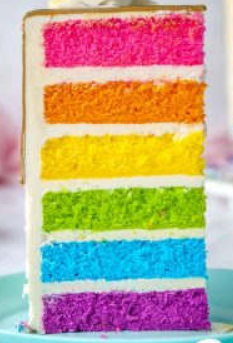
#> input picture cake.png, 233 x 343 px
$ jupyter execute --allow-errors '시각화-학습.ipynb'   (shell and % lines are left out)
#> lines starting #> are read from the running program, lines starting #| are printed output that depends on the picture
# Matplotlib을 이용한 시각화
- https://matplotlib.org/3.1.1/gallery/index.html
- https://matplotlib.org/3.5.3/api/_as_gen/matplotlib.pyplot.html

## figure

- Matplotlib에서 그래프(Axes, plot)는 Figure 객체내에 존재함
- 그래프를 위한 새로운 Figure는 plt.figure() 함수를 통해 생성
- plt.figure(번호, figsize=크기, dpi=1인치당 픽셀)
    + Create a new figure, or activate an existing figure.
    + cell에는 기본 figure가 설정되어 있음 : 0번
    + 번호를 지정하면 지정한 번호의 figure에 그려짐, 입력된 번호의 figure가 없거나, 생략되면 새로운 figure 생성
    + figsize=(가로크기, 세로크기)로 figure 크기 조절
    + 크기 단위 : 인치, 기본 1인치 = 72 픽셀 (dpi를 사용해 조절 가능)
- Cell : 텍스트를 포함한 사각형 (Cell은 여러 개의 Figure를 포함할 수 있음)
- Figure : 전체 캔버스  (Figure는 여러 개의 Axes를 포함할 수 있음)
- Axes : 1개 그래프 (Axes는 여러 개의 Plot을 포함할 수 있음)
- Plot : 1개 선

[cell 1]
import matplotlib.pyplot as plt
import numpy as np

[cell 2]
fig0 = plt.figure(0, figsize=(1,2), dpi=100)
fig1 = plt.figure(1, figsize=(2,4))
figX = plt.figure(figsize=(5,1))

print(id(fig0), id(fig1), id(figX))

plt.figure(0)
plt.plot(np.arange(1,10,2))
plt.show()
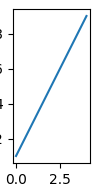
#> figure drawn by matplotlib, 1 panel

## 선 그래프 (Line Plot)

- `plt.plot()` 함수 사용
- `plt.plot([x], y, [fmt], [data])` 함수를 사용하여 x, y 축을 갖는 그래프 생성
    - x, y : array-like or scalar
    - fmt : str, optional, A format string, e.g. 'ro--' for red circles with dashed line
    - 'ro--' : fmtcolor='red', marker='o', linestyle='dashed'
    - data : indexable object, optional, DataFrame 같은 객체를 주면, x, y를 column 이름으로 줄 수 있음
- plot 설명에서 색, marker 등에 대한 정보 확인
- https://matplotlib.org/2.0.2/examples/color/named_colors.html
- https://matplotlib.org/api/_as_gen/matplotlib.pyplot.plot.html

### 하나의 선 그리기

- `plt.plot(y)` : x 는 [0,1,2,...] 자동 완성
- `plt.plot(x, y)` : x,y 둘 다 지정, 갯수가 동일해야 함
- `plt.plot(x, y, fmt)` : 선의 스타일 지정

[cell 3]
import numpy as np
import pandas as pd
import matplotlib.pyplot as plt

[cell 4]
score = pd.Series([1340, 1500, 2400, 3500, 4500, 5000, 5500, 4900, 4200, 3000, 2000, 1500],
                  index= ['Jan','Feb','Mar','Apr','May','Jun','Jul','Aug','Sep','Oct','Nov','Dec'])

[cell 5]
plt.plot(score.values)
plt.show()
#> figure, not shown here; curve peaks at x = 6, y = 5500

[cell 6]
plt.plot(score.index, score.values)
plt.show()

[cell 7]
# plt.plot(score.index, score.values, 'rs--')
plt.plot(score.index, score.values, color='green', marker='s', markersize=9, linestyle='dashed')
plt.show()

### 여러 선 그리기

- 하나의 plot 함수에 여러 선 정보 입력 : `plt.plot(x, y, fmt, x2, y2, fmt2, ...)`
- `plt.plot(x, y, fmt)` 여러 번 사용
    + `plt.plot(X1, y1, fmt1)`
    + `plt.plot(x2, y2, fmt2)`

[cell 8]
x = np.arange(1, 11)
y1 = x ** 2
y2 = x ** 3
y3 = x * 4

plt.plot(x, y1, 'ro--', x, y2, 'gs--', x, y3, 'b^--')

plt.show()
#> figure, not shown here; curve peaks at x = 10, y = 100; curve peaks at x = 10, y = 1000; curve peaks at x = 10, y = 40

[cell 9]
x = np.arange(1, 11)
y1 = x ** 2
y2 = x ** 3
y3 = x * 4

plt.plot(x, y1, 'ro--')
plt.plot(x, y2, 'gs--')
plt.plot(x, y3, 'b^--')

plt.show()

### x, y 축 레이블 표시

- `plt.xlabel(str, fontsize)` : x 축에 대한 레이블 표시
- `plt.ylabel(str, fontsize)` : y 축에 대한 레이블 표시
- `plt.title(str, fontsize)` : plot에 대한 제목

[cell 10]
score = pd.Series([1340, 1500, 2400, 3500, 4500, 5000, 5500, 4900, 4200, 3000, 2000, 1500],
                  index= ['Jan','Feb','Mar','Apr','May','Jun','Jul','Aug','Sep','Oct','Nov','Dec'])

plt.figure(figsize=(7,5))
plt.plot(score, 'b--')
plt.title('Monthly Sales Volume', fontdict={'fontsize': 15})
plt.xlabel('Month')
plt.ylabel('Sales Volume')
plt.show()

### x, y 측 특정 영역만 표시

- Limitation : 전체 데이터 중에 특정 영역만 표시
- x, y 별도 설정
    + `plt.xlim(min, max)`
    + `plt.ylim(min, max)`
- x, y 한번에 설정
    + `plt.axis([xmin, xmax, ymin, ymax])`

[cell 11]
score = pd.Series([1340, 1500, 2400, 3500, 4500, 5000, 5500, 4900, 4200, 3000, 2000, 1500],
                  index= ['Jan','Feb','Mar','Apr','May','Jun','Jul','Aug','Sep','Oct','Nov','Dec'])

plt.plot(score, 'b--')
plt.xlim('May', 'Sep')
plt.ylim(3000, 6000)
plt.show()

[cell 12]
score = pd.Series([1340, 1500, 2400, 3500, 4500, 5000, 5500, 4900, 4200, 3000, 2000, 1500],
                  index= ['Jan','Feb','Mar','Apr','May','Jun','Jul','Aug','Sep','Oct','Nov','Dec'])

plt.plot(score, 'b--')
plt.axis(['May', 'Sep', 3000, 6000])
plt.show()

### 범례 표시

- Legend(범례) 설정을 위해 그래프에 Label 이 있어야 함
- 방법 1
    + `plt.plot(x, y, style, label='text')`
    + `plt.legend(loc='text')`
- 방법 2
    + plt.plot 에 Label 생략
    + `plt.legend(labels=[label1, label2, ...], loc='text')`
- loc : {upper left, upper center, upper right, center left, center, center right, lower left, lower center, lower right, best, right}

[cell 13]
x = np.arange(1, 11)
y1 = x ** 2
y2 = x ** 3
y3 = x * 4

plt.plot(x, y1, 'ro--', label='red')
plt.plot(x, y2, 'gs--', label='green')
plt.plot(x, y3, 'b^--', label='blue')
plt.legend(loc='best')

plt.show()
#> figure, not shown here; curve peaks at x = 10, y = 100; curve peaks at x = 10, y = 1000; curve peaks at x = 10, y = 40

[cell 14]
x = np.arange(1, 11)
y1 = x ** 2
y2 = x ** 3
y3 = x * 4

plt.plot(x, y1, 'ro--', x, y2, 'gs--', x, y3, 'b^--')
plt.legend(labels=['red', 'green', 'blue'], loc='upper center')

plt.show()
#> figure, not shown here; curve peaks at x = 10, y = 100; curve peaks at x = 10, y = 1000; curve peaks at x = 10, y = 40

### 눈금선 표시

- `plt.grid()` : 눈금선 표시 (True 사용 가능)
- `plt.grid(False)` : 눈금선 표시 안 함
- `plt.grid(which='both', axis='both', color='gray', dashes=(3,3))`
    + 종류 지정: which={'major', 'minor', 'both'}
    + 축 지정 : axis={'both', 'x', 'y'}
    + 점선 모양 지정 : dashes=(5,2,1,2) describes a sequence of 5 point and 1 point dashes separated by 2 point space
    + 투명도 지정 : alpha=0~1
    + linestyle, linewidth : 눈금선 모양과 두께지정 ('-','--','-.',':' 등)
- https://matplotlib.org/stable/api/_as_gen/matplotlib.pyplot.grid.html

[cell 15]
x = np.arange(1, 11)
y1 = x ** 2
y2 = x ** 3
y3 = x * 4

plt.plot(x, y1, 'ro--', x, y2, 'gs--', x, y3, 'b^--')
plt.legend(labels=['red', 'green', 'blue'], loc='best')

# plt.grid(True)
# plt.grid(which='both', axis='y', color='gray', alpha=0.5, dashes=(5,2,1,2))
plt.grid(which='both', axis='y', color='red', alpha=0.5, linewidth=1, linestyle=':')

plt.show()
#> figure, not shown here; curve peaks at x = 10, y = 100; curve peaks at x = 10, y = 1000; curve peaks at x = 10, y = 40

### 눈금 간격 (Tick) 설정

- Ticks : 그래프의 축에 간격을 구분하기 위해 표시하는 눈금
- 방법 1: `ax = plt.axes()` 를 통해 axes 객체를 받아 작업
    + `Axes.set_xticks(self, ticks, *, minor=False)`
    + `Axes.set_yticks(self, ticks, *, minor=False)`
    + 주 눈금 (Major Tick) 설정
        - `ax.set_xticks(array-like)`
        - `ax.set_yticks(array-link)`
    + 보조 눈금 (Minor Tick) 설정
        - `ax.set_xticks(array-like, minor=True)`
        - `ax.set_yticks(array-link, minor=True)`
- 방법 2 : plt.xticks 및 plt.yticks 사용
    + `plt.xticks(ticks=None, labels=None, **kwargs)`, `plt.yticks(ticks=None, labels=None, **kwargs)`
        - ticks : array-like, optional
        - lables : array-like, optional
        - kwargs : Text Property
    + xticks: https://matplotlib.org/stable/api/_as_gen/matplotlib.pyplot.xticks.html
    + kwargs : https://matplotlib.org/stable/api/text_api.html#module-matplotlib.text
    + `plt.tick_params()` : 눈금의 스타일 지정
    + https://matplotlib.org/3.1.1/api/_as_gen/matplotlib.pyplot.tick_params.html

[cell 16]
ax = plt.axes()

[cell 17]
import matplotlib.ticker as ticker

x = np.arange(1, 11)
y1 = x ** 2
y2 = x ** 3

ax = plt.axes()
ax.set_xticks(np.arange(1, 11, 2))
ax.set_yticks(np.arange(0, 1001, 200))
ax.set_xticks(np.arange(1, 11), minor=True)
ax.set_yticks(np.arange(0, 1001, 100), minor=True)

plt.plot(x, y1, 'ro--', x, y2, 'gs--')
plt.grid(which='major', axis='both', color='blue', dashes=(3,3))
plt.grid(which='minor', axis='both', color='gray', dashes=(3,3))

plt.show()
#> figure, not shown here; curve peaks at x = 10, y = 100; curve peaks at x = 10, y = 1000

[cell 18]
x = np.arange(1, 11)
y1 = x ** 2
y2 = x ** 3
y3 = x * 4

plt.plot(x, y1, 'ro--', x, y2, 'gs--', x, y3, 'b^--')
plt.legend(labels=['red','green','blue'], loc='best')

plt.xticks(ticks=np.arange(1,11,2), labels=['Jan', 'Mar', 'May', 'Jul', 'Sep'], rotation=0)
plt.yticks(ticks=np.arange(1,1100,150), labels=[f'{x}GB' for x in np.arange(0,1100,150)])

plt.grid()
plt.show()
#> figure, not shown here; curve peaks at x = 10, y = 100; curve peaks at x = 10, y = 1000; curve peaks at x = 10, y = 40

### 설명 화살표, 글 표시

- `plt.annotate(text, xy, xytext, arrowprops)` -> <b>매우 다양한 형식이 있음!</b>
    + text : 표시할 문구
    + xy : 화살표를 표시할 좌표
    + xytext : 문구를 표시할 좌표
    + arrowprops : 화살표 속성
- annotations: https://matplotlib.org/stable/tutorials/text/annotations.html#annotations
- `plt.text(x, y, text)`
    + x, y : 문구 표시할 위치 좌표
    + text : 표시할 문구

[cell 19]
x = np.arange(1, 11)
y1 = 3 * x ** 2
y2 = 2 * x ** 3

plt.plot(x, y1, 'ro--', x, y2, 'gs--')
# here = 8, 1080 (arrow 위치), 7, 1350 (text 위치)
# 3x^2 = 8.5, 100
# 2x^3 = 8.5, 1100

plt.annotate('here', (8, 1080), (7, 1350), arrowprops={'color': 'blue'})
plt.text(8.5, 100, '$y=3x^2$')
plt.text(8.5, 1100, '$y=2x^3$')

plt.grid()
plt.show()
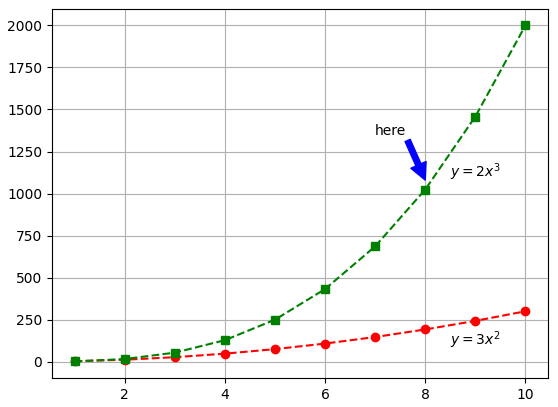
#> figure drawn by matplotlib, 1 panel; curve peaks at x = 10, y = 300; curve peaks at x = 10, y = 2000

## Subplot

- 여러 plot 을 나누어 표시
- `plt.subplot(row, col, idx)`
    + row, col : shape (행, 열)
    + idx : 일련번호, 1 부터 시작
- `figure, axes = plt.subplots(row, col, **kwargs)`
    + row, col : shape (행, 열)
    + sharex = True : x축을 공유한다는 의미
    + sharey = True : y축을 공유한다는 의미
    + constrained_layout = True : subplot 간 간격 확보 - 제목 달 떄
- figure : 1개의 캔버스
- axes : 캔버스 위에 그려지는 1개이 그래프
- https://matplotlib.org/stable/api/_as_gen/matplotlib.pyplot.subplot.html
- https://matplotlib.org/stable/api/_as_gen/matplotlib.pyplot.subplots.html

[cell 20]
name = ["Kim", "Yoon", "Choi", "Park"]
month = ["March", "April", "May", "June"]
data = {'name'    : month,
        'english' : [80, 90, 100, 95],
        'chinese' : [100, 80, 70, 85],
        'korean'  : [95, 100, 80, 60],
        'math'    : [90, 70, 60, 100]}
df = pd.DataFrame(data)
df

[cell 21]
plt.subplot(2,2,1) # plt.subplot(221)
plt.plot('name', 'english', 'ro--', data=df)
plt.ylim(60, 100)
plt.grid()

plt.subplot(2,2,2) # plt.subplot(222)
plt.plot('name', 'chinese', 'gs--', data=df)
plt.ylim(60, 100)
plt.grid()

plt.subplot(2,2,3) # plt.subplot(223)
plt.plot('name', 'korean', 'b^--', data=df)
plt.ylim(60, 100)
# plt.grid()

plt.subplot(2,2,4) # plt.subplot(224)
plt.plot('name', 'math', 'm--', data=df)
plt.ylim(60, 100)
plt.grid()

plt.show()

[cell 22]
x = 'name'
y = ['english','chinese','korean','math']
fmt = ['ro--','gs--','b^--','m--']
r, c = 2, 2

for number, idx in enumerate(range(r * c), start=221):
    plt.subplot(number)
    plt.plot(x, y[idx], fmt[idx], data=df)
    plt.ylim(60, 100)
    plt.grid(axis='y')

plt.show()

[cell 23]
names = ['group_a','group_b','group_c']
values = [10, 50, 100]
graphs = [plt.bar, plt.scatter, plt.plot]

plt.figure(0, figsize=(10,3), facecolor='#ACFF44')

for location, idx in enumerate(range(3), start=131):
    plt.subplot(location)
    graphs[idx](names, values)

plt.suptitle('Categorical Plotting')
plt.show()

[cell 24]
name = ["Kim", "Yoon", "Choi", "Park"]
month = ["March", "April", "May", "June"]
data = {'name'    : month,
        'english' : [80, 90, 100, 95],
        'chinese' : [100, 80, 70, 85],
        'korean'  : [95, 100, 80, 60],
        'math'    : [90, 70, 60, 100]}
df = pd.DataFrame(data)
df

[cell 25]
x = 'name'
y = ['english','chinese','korean','math']
fmt = ['ro--','gs--','b^--','m--']
r, c = 2, 2

fig, axes = plt.subplots(r, c, sharex=True, sharey=True)

for axflat, cy, style in zip(axes.flat, y, fmt):  #for axflat, cy, style in zip(axes.flat, y[:r*c], fmt[:r*c]):
    axflat.plot(x, cy, style, data=df)
    # 축 (axis) ticks 지정, ticks 를 없앨 때 [] 사용
    axflat.set(xticks=[0,1,2,3], yticks=range(60,101,5))
    # axflat.axis('off') # axis 를 표시하지 않음
    axflat.axis(['March', 'June', 60, 100])
    axflat.grid()

plt.show()

## Scatter Plot

- 산점도, 산포도, 분산형 차트
- 두 데이터간의 관계를 보기 위해 사용함
- `plt.scatter(x, y, s, c, alpha)`
    + s : scale
    + c : color
    + alpha : 투명도 (0 ~ 1)
- https://matplotlib.org/stable/api/_as_gen/matplotlib.pyplot.scatter.html#matplotlib-pyplot-scatter
- line style 참조 : https://matplotlib.org/stable/gallery/lines_bars_and_markers/linestyles.html#linestyles

[cell 26]
np.random.seed(100)

x = np.arange(50)
y = x + np.random.rand(50) * 10
size = np.random.randint(10, 100, 50)
color = np.random.randint(200, 203, 50)

plt.scatter(x, y, s=size, c=color, alpha=0.7)

plt.show()
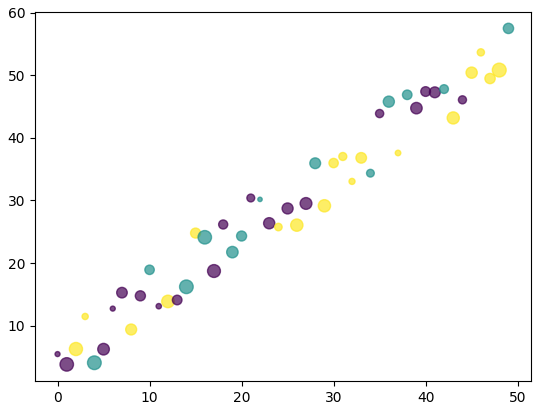
#> figure drawn by matplotlib, 1 panel

[cell 27]
np.random.seed(100)

x = np.arange(50)
y = x + np.random.rand(50) * 10
size = np.random.randint(10, 100, 50)
color = np.random.randint(200, 203, 50)

ax = plt.axes()
ax.set_xticks(np.arange(0, 51, 10))
ax.set_yticks(np.arange(-10, 71, 10))
ax.set_xticks(np.arange(0, 51, 5), minor=True)
ax.set_yticks(np.arange(-10, 71, 5), minor=True)

plt.grid(which='both', color='gray', dashes=(3,3))

plt.scatter(x, y, s=size, c=color, alpha=0.7)

plt.show()
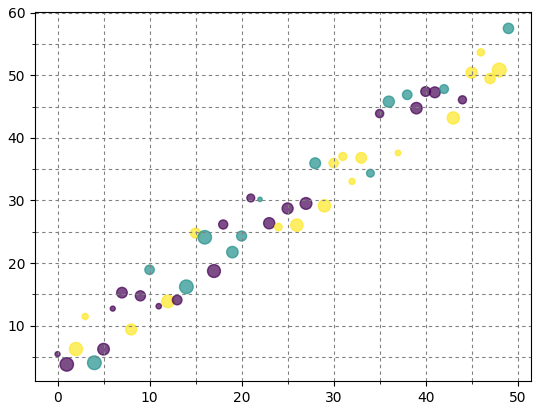
#> figure drawn by matplotlib, 1 panel

## Bar Graph

- `plt.bar(x, y)` : 수직바
- `plt.barh(x, y)` : 수평바
- https://matplotlib.org/stable/api/_as_gen/matplotlib.pyplot.bar.html#matplotlib-pyplot-bar
- https://matplotlib.org/3.1.1/api/_as_gen/matplotlib.pyplot.barh.html

[cell 28]
names = ['A', 'B', 'C']
values = [50, 30, 100]

plt.subplot(121)
plt.bar(names, height=values)

plt.subplot(122)
plt.barh(names, width=values)

plt.show()
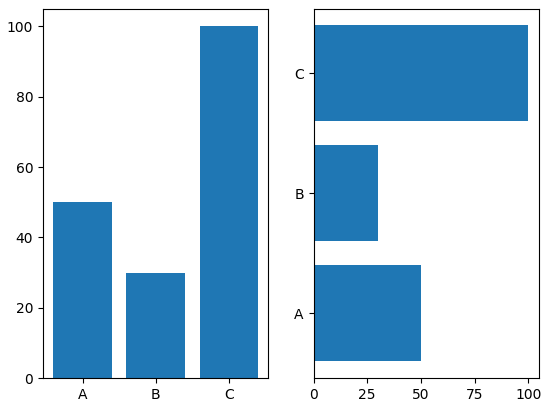
#> figure drawn by matplotlib, 2 panels; panel 1: tallest bar 100 high, from x = 1.6 to 2.4

[cell 29]
# 여러 개의 bar 넣는 방법
np.random.seed(0)

data = np.random.randint(20, 70, (3,4))
x = np.arange(4)

for i, c in zip(range(len(data)), list('rgb')):
    plt.bar(x + i*0.25, data[i], color=c, width=0.25)

plt.legend(labels=['English','Chinese','Japanese'], loc='best')
plt.xticks(ticks=x+0.25, labels=['2017','2018','2019','2020'])
plt.yticks(ticks=np.arange(0, 80, 10))
plt.grid(axis='y')

plt.show()
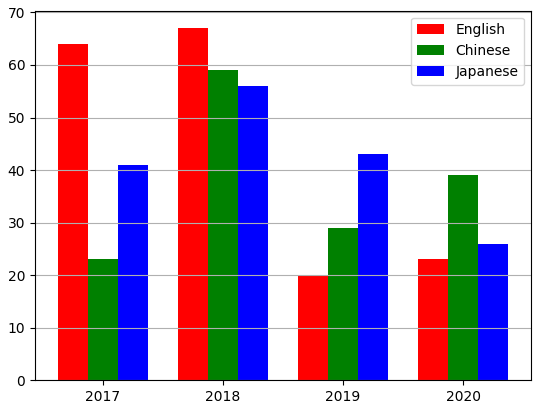
#> figure drawn by matplotlib, 1 panel; tallest bar 67 high, from x = 0.875 to 1.12; tallest bar 59 high, from x = 1.12 to 1.38; tallest bar 56 high, from x = 1.38 to 1.62

## 히스토그램 (Histogram)

- 변수가 하나인 단변수 데이터의 빈도수를 그래프로 표현 (일변량 그래프)
- 히스토그램을 그리기 위한 hist 명령은 bins 인수로 데이터를 집계할 구간 정보를 받음
- 데이터 집계 결과를 반환
- `n, bins, patches = plt.hist(x, bins, range)`
    + x : 데이터
    + bins : 계급 (x축의 값)
    + range : 대상 범위, (min, max)
    + n : 도수 (y축의 값 = 갯수)
    + patches : 계급별 히스토그램 좌표와 높이
- https://matplotlib.org/stable/api/_as_gen/matplotlib.pyplot.hist.html#matplotlib-pyplot-hist

[cell 30]
np.random.seed(1)

x = np.random.normal(100, 15, 10000)

# 전체 범위에 대해 (별도 지정 필요없음). 50개 계급으로 나눈 히스토그램 그리기
n, bins, patches = plt.hist(x, 50)

plt.grid()
plt.show()
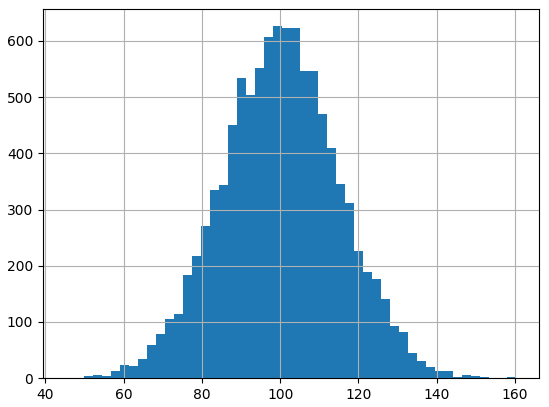
#> figure drawn by matplotlib, 1 panel; tallest bar 626 high, from x = 98.17 to 100.5

[cell 31]
# 상기 예시에서 hist(x, 50) 을 통해 bins 를 50개(=50개의 구간) 으로 지정하였음
# 18~21 구간의 n (도수/y축) 의 값과 해당 구간의 데이터 (x축)를 확인
print(n[18:22], bins[18:22])

[cell 32]
# 상기 예시에서 hist(x, 50) 을 통해 bins 를 50개(=50개의 구간) 으로 지정하였음
# 18~21 구간의 중간에 위치한 20번째 구간의 xy 값과 폭, 높이(y축) 확인
print(patches[20])

[cell 33]
np.random.seed(1)

mu, sigma = 100, 15
x = mu + sigma * np.random.randn(10000)

# facecolor = 색상, 막대의 색상 지정
# density=True, y축을 확률밀도로 표시

plt.hist(x, 50, density=True, facecolor='green')

plt.xlabel('Smarts')
plt.ylabel('Probability')
plt.text(60, 0.025, f'$\mu={mu},\ \sigma={sigma}$')
plt.axis([40, 160, 0, 0.03])
plt.grid(False)

plt.show()
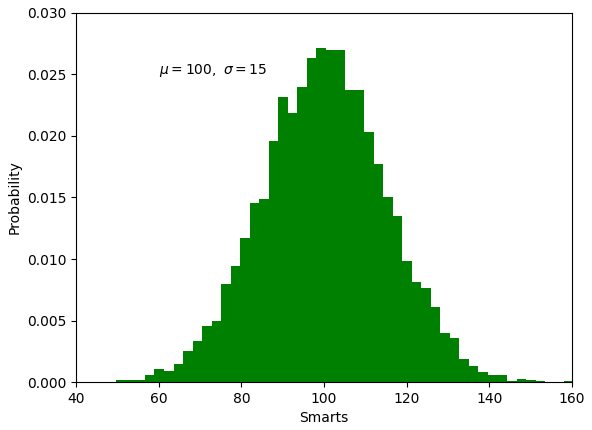
#> figure drawn by matplotlib, 1 panel; tallest bar 0.0272 high, from x = 98.17 to 100.5

## Pie Graph

- 전체에 대한 각 부분의 비율을 부채꼴 모양으로 나타낸 그래프
- 각 부태꼴의 중심각이 전체에서 차지하는 비율을 나타내며, 비율을 한눈에 볼 수 있다는 장점이 있음
- 전체적인 비율을 쉽게 파악할 수 있어서 언론사에서 통계 수치를 공개할 때 자주 활용됨
- `plt.pie(data, labels, colors, autopct)`
    + data : 데이터
    + labels : 각 부채꼴의 레이블
    + colors : 각 부채꼴의 색상
    + autopct : 비율 표시 형식
- https://matplotlib.org/stable/api/_as_gen/matplotlib.pyplot.pie.html#matplotlib-pyplot-pie

[cell 34]
color = ['yellowgreen','gold','deepskyblue','red','lightgrey']
langs = ['Ruby','C','Java','Python','HTML5']
students = [7, 20, 15, 40, 10]

plt.figure(figsize=(6,4))
plt.pie(students, labels=langs, colors=color, autopct='%.2f%%')
plt.axis('equal')   # figuresize 를 유지하면서 pie chart 를 가운데 위치시킴
plt.title('Pie Chart')

plt.show()
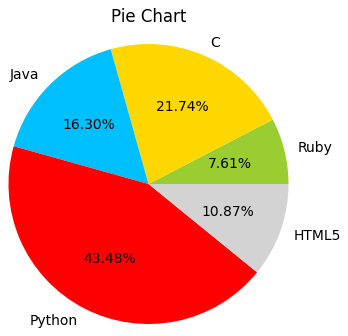
#> figure drawn by matplotlib, 1 panel

## 이미지 출력

- `plt.imshow(array-like or PIL)`
    + PIL (Python Image Library) 의 Pillow 의 경우 RGB
    + OpenCV 의 경우 BGR 의 반대 순서임
    + 축의 눈금선 없애기 : `plt.axis('off')`
- https://matplotlib.org/stable/api/_as_gen/matplotlib.pyplot.imshow.html

[cell 35]
# PIL (Python Image Library), Pillow 를 이용하는 방법
# img = Image.open(path)
# plt.imshow(img)
# RGB 순서

from PIL import Image

img = Image.open('./cake.png')
#> img is the input picture: PIL image 233x343 RGB; mean R, G, B 188.4, 167.3, 142.3
plt.imshow(img)
# plt.axis('off')

plt.show()

[cell 36]
print(type(img), img, sep='\n')
#| <class 'PIL.PngImagePlugin.PngImageFile'>
#| <PIL.PngImagePlugin.PngImageFile image mode=RGB size=233x343 at 0x7F9F34BEC110>

[cell 37]
# OpenCV 를 이용하는 방법
# img = cv2.imread(path)
# BGR 순서

import cv2

img = cv2.imread('./cake.png')
#> img: shape (343, 233, 3)
# img = img[..., ::-1]
plt.imshow(img)

plt.axis('off')
plt.show()

[cell 38]
print(type(img), img.shape, img, sep='\n')
#> (printed output is left out)

# Seaborn을 이용한 시각화

- seaborn : Statistical data visualization
- matplotlib 를 기반으로 하는 Python Visualization 라이브러리
- attractive 한 통계적 그래프를 제공하는 라이브러리
- 공식 사이트 : https://seaborn.pydata.org
    + boxplot
    + swarmplot
    + Implot
    + heatmap
    + pariplot
- 참고 : https://portal-app.production-eks.codecademy.com/article/seaborn-design-i

[cell 39]
import numpy as np
import pandas as pd
import matplotlib.pyplot as plt
import seaborn as sns

## Seaborn의 스타일, 팔렛트

- `sns.set_style(style)` : 스타일 설정
    + style : 'white', 'dark', 'whitegrid', 'darkgrid', ...
- `x = sns.color_palette(palette)` : 팔렛트 객체 가져오기
- `sns.set_palette(x)` : 팔렛트 설정
    + palette : 'Set1', 'Pastel1', ...
    + x : 팔렛트 객체
- `sns.set_context(x)` : context 설정
    + x : 'paper', 'poster', ...

[cell 40]
# Line Plot 그리기
x = np.arange(1, 11, 0.2)
y1 = x ** 2
y2 = x ** 2.25
y3 = x ** 3

# sns.set_style('white')
# sns.set_style('whitegrid')
# sns.set_style('dark')
sns.set_style('darkgrid')

plt.figure(figsize=(5,3))
plt.plot(x, y1, x, y2, x, y3)

plt.show()
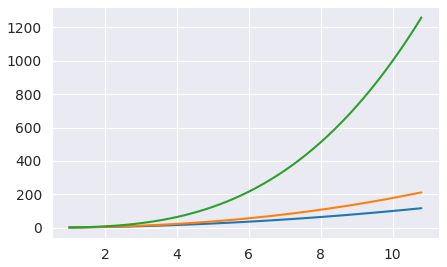
#> figure drawn by matplotlib, 1 panel; curve peaks at x = 10.8, y = 116.6; curve peaks at x = 10.8, y = 211.4; curve peaks at x = 10.8, y = 1259.7
